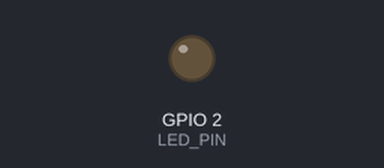
Simulated run of this sketch. Board: ESP32. Shown: output pins drawn as LEDs (lit = HIGH). WiFi joins after 1.5 s; servers stay silent unless stated; what the sketch prints to the serial monitor is not drawn.

Above: at 0.0 s.
At 2.1 s:
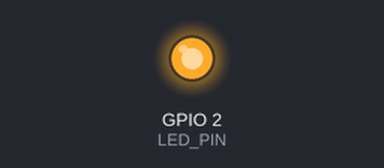
Timing chart, 0 to 3.6 s (numbered marks = the images above):
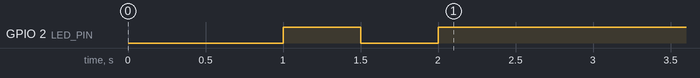

The sketch:

09_wifi_connect.ino
```cpp
#include <WiFi.h>

const char* WIFI_SSID = "simonisdev";
const char* WIFI_PASSWORD = "khoanvn2";

const int LED_PIN = 2;

void setup() {
    Serial.begin(115200);
    delay(1000);

    pinMode(LED_PIN, OUTPUT);
    digitalWrite(LED_PIN, LOW);

    Serial.println("ESP32 WIFI connect demo started");
    Serial.print("Connecting to: ");
    Serial.println(WIFI_SSID);

    WiFi.mode(WIFI_STA);
    WiFi.begin(WIFI_SSID, WIFI_PASSWORD);

    unsigned long startTime = millis();
    const unsigned long WIFI_TIMEOUT = 15000;

    while(WiFi.status() != WL_CONNECTED && millis() - startTime < WIFI_TIMEOUT) {
        Serial.print(".");
        digitalWrite(LED_PIN, !digitalRead(LED_PIN));
        delay(500);
    }

    Serial.println();

    if (WiFi.status() == WL_CONNECTED) {
        digitalWrite(LED_PIN, HIGH);

        Serial.println("Wi-Fi connected!");
        Serial.print("IP Address: ");
        Serial.println(WiFi.localIP());

        Serial.print("Signal strength RSSI: ");
        Serial.print(WiFi.RSSI());
        Serial.println(" dBm");
    } else {
        digitalWrite(LED_PIN, LOW);

        Serial.println("WiFi connection failed.");
        Serial.println("Check SSID, password, and make sure the network is 2.4 GHz.");
    }
}

void loop() {
    if (WiFi.status() == WL_CONNECTED) {
        Serial.println("Still connected.");
    } else {
        Serial.println("Disconnected.");
    }

    delay(5000);
}
```
